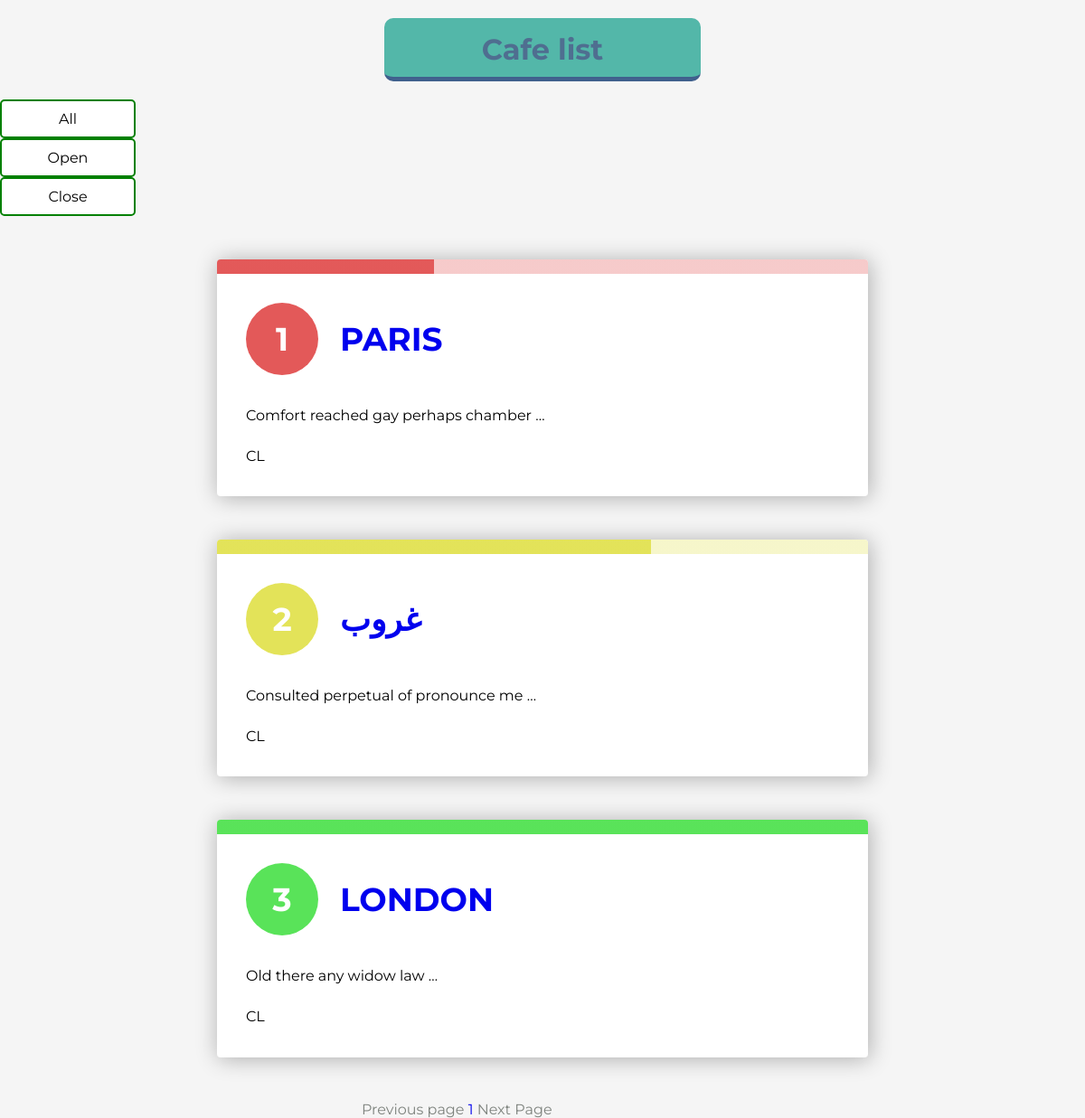
/business/cafes/close_cafe, run on the app's committed database.
### business/models.py (models this page shows, shortened)
class Cafe(models.Model):
    class Cities(models.TextChoices):
        SHIRAZ = 'SH', 'SHIRAZ'
        NEWYORK = 'NY', 'NEWYORK'
        MANCHESTER = 'MN', 'MANCHESTER'
    class Status(models.TextChoices):
        OPEN = 'OP', 'Open'
        CLOSE = 'CL', 'Close'
    manager = models.ForeignKey(User, on_delete=models.CASCADE, related_name='costumer_cafe')
    name = models.CharField(max_length=250)
    description = models.TextField()
    slug = models.SlugField(max_length=250)
    status = models.CharField(max_length=2, choices=Status.choices, default=Status.CLOSE)
    city = models.CharField(max_length=25, choices=Cities.choices, default=Cities.SHIRAZ)
    address = models.CharField(max_length=100)
    publish = models.DateTimeField(default=timezone.now)
    create = models.DateTimeField(auto_now_add=True)
    update = models.DateTimeField(auto_now=True)
    objects = models.Manager()
    opened = OpenManager()
    class Meta:
        ordering = ['-publish']
        indexes = [
            models.Index(fields=['-publish'])
        ]
        verbose_name = 'کافه'
        verbose_name_plural = 'کافه ها'

### business/views.py (the view)
# urls.py: path('cafes/', views.CafeListView.as_view(), name='cafe_list'),
class CafeListView(ListView):
    def get_queryset(self):
        status = self.kwargs.get('status')
        if status == "open_cafe":
            queryset = Cafe.opened.all()
            return queryset
        if status == "close_cafe":
            queryset = Cafe.objects.exclude(status='OP')
            return queryset
        else:
            queryset = Cafe.objects.all()
            return queryset
    context_object_name = 'cafes'
    paginate_by = 10
    template_name = 'Business/list.html'

### business/templates/business/list.html (shortened to what this page needs)
{% extends 'parent/base.html' %}
{% load cafe_tags %}
{% block content %}
    <h1>Cafe list</h1>
    <a class="filter" href="{% url 'business:cafe_list' %}">All</a>
    <br>
    <a class="filter" href="{%  url 'business:cafe_status' 'open_cafe' %}">Open</a>
    <br>
    <a class="filter" href={%  url 'business:cafe_status' 'close_cafe' %}>Close</a>
    <ol style="--length: {{ cafes | length }}" role="list">
    {% for cafe in cafes %}
        {% if cafe.status == 'OP' %}
        <li style="--i: {{ forloop.counter }}">
        <h3>
        <a href="{% url 'business:cafe_detail' cafe.id %}">{{ cafe.name }}</a>
        </h3>
        <p>{{ cafe.description | truncatewords:5 }}</p>
        <br>
        <p>{{ cafe.status }}</p>
        </li>
        {%else %}
            <li style="--i: {{ forloop.counter }}">
        <h3>
        <a href="{% url 'business:out_of_service' cafe.id %}">{{ cafe.name }}</a>
        </h3>
        <p>{{ cafe.description | truncatewords:5 }}</p>
        <br>
        <p>{{ cafe.status }}</p>
        </li>
        {% endif %}
    {% endfor %}
    </ol>
    {% include 'partials/pagination.html' with page=page_obj %}
{% endblock %}

### business/static/css/base.css (style rules this page uses)
* { box-sizing: border-box; }
body { --h: 212deg; --l: 43%; --brandColor: hsl(var(--h), 71%, var(--l)); font-family: Montserrat, sans-serif; margin: 0; background-color: whitesmoke; }
p { margin: 0; line-height: 1.6; }
ol { list-style: none; counter-reset: list; padding: 0 1rem; }
li { --stop: calc(100% / var(--length) * var(--i)); --l: 62%; --l2: 88%; --h: calc((var(--i) - 1) * (180 / var(--length))); --c1: hsl(var(--h), 71%, var(--l)); --c2: hsl(var(--h), 71%, var(--l2)); position: relative; counter-increment: list; max-width: 45rem; margin: 2rem auto; padding: 2rem 1rem 1rem; box-shadow: 0.1rem 0.1rem 1.5rem rgba(0, 0, 0, 0.3); border-radius: 0.25rem; overflow: hidden; background-color: white; }
li::before { content: ''; display: block; width: 100%; height: 1rem; position: absolute; top: 0; left: 0; background: linear-gradient(to right, var(--c1) var(--stop), var(--c2) var(--stop)); }
a { text-decoration: none; }
h1 { width: 350px; height: 70px; background-color: #53b7a9; text-align: center; border-bottom: 5px solid #40608d; margin: 20px auto; padding: 15px; border-radius: 10px; color: rgba(75, 8, 110, 0.41); }
h3 { display: flex; align-items: baseline; margin: 0 0 1rem; color: rgb(70 70 70); }
h3::before { display: flex; justify-content: center; align-items: center; flex: 0 0 auto; margin-right: 1rem; width: 3rem; height: 3rem; content: counter(list); padding: 1rem; border-radius: 50%; background-color: var(--c1); color: white; }
.filter:link, .filter:visited { background-color: white; color: black; border: 2px solid green; padding: 10px 20px; text-align: center; text-decoration: none; display: inline-block; width: 150px; border-radius: 5px; }
@media (min-width: 40em) { li { margin: 3rem auto; padding: 3rem 2rem 2rem; } }
@media (min-width: 40em) { h3 { font-size: 2.25rem; margin: 0 0 2rem; } }
@media (min-width: 40em) { h3::before { margin-right: 1.5rem; } }

### data on the page
Cafe: name "PARIS", description "Comfort reached gay perhaps chamber …", status "CL"
Cafe: name "غروب", description "Consulted perpetual of pronounce me …", status "CL"
Cafe: name "LONDON", description "Old there any widow law …", status "CL"

### other printed values
{{ num }} "1"
